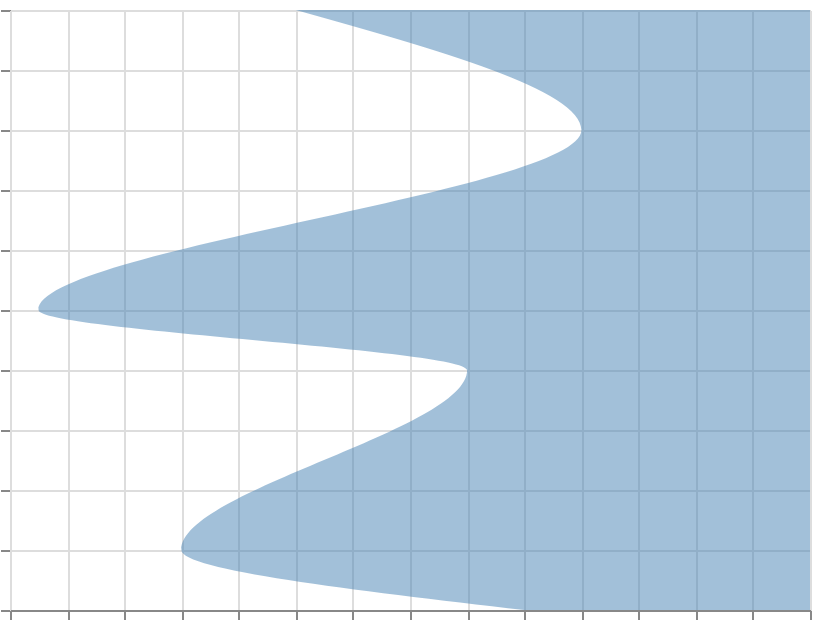

Describe this chart as a Vega-Lite specification.
### Vega specification from a JSON file in a GitHub repository (floating-point values rounded to 4 significant figures)
{"$schema": "https://vega.github.io/schema/vega/v6.json", "width": 400, "height": 300, "padding": 5, "autosize": "none", "data": [{"name": "table", "values": [{"y": 0, "x": 10}, {"y": 0.5, "x": 22}, {"y": 2, "x": 12}, {"y": 2.5, "x": 27}, {"y": 4, "x": 8}, {"y": 5, "x": 18}]}], "scales": [{"name": "y", "type": "linear", "domain": {"data": "table", "field": "y"}, "range": "height", "nice": true}, {"name": "x", "type": "linear", "domain": {"data": "table", "field": "x"}, "range": [{"signal": "width"}, 0], "nice": true}], "marks": [{"type": "area", "from": {"data": "table"}, "encode": {"update": {"y": {"scale": "y", "field": "y"}, "x": {"scale": "x", "field": "x"}, "x2": {"scale": "x", "value": 0}, "fill": {"value": "steelblue"}, "fillOpacity": {"value": 0.5}, "orient": {"value": "horizontal"}, "interpolate": {"value": "monotone"}}}}], "axes": [{"scale": "y", "orient": "left", "grid": true, "labels": false}, {"scale": "x", "orient": "bottom", "grid": true, "labels": false}]}
